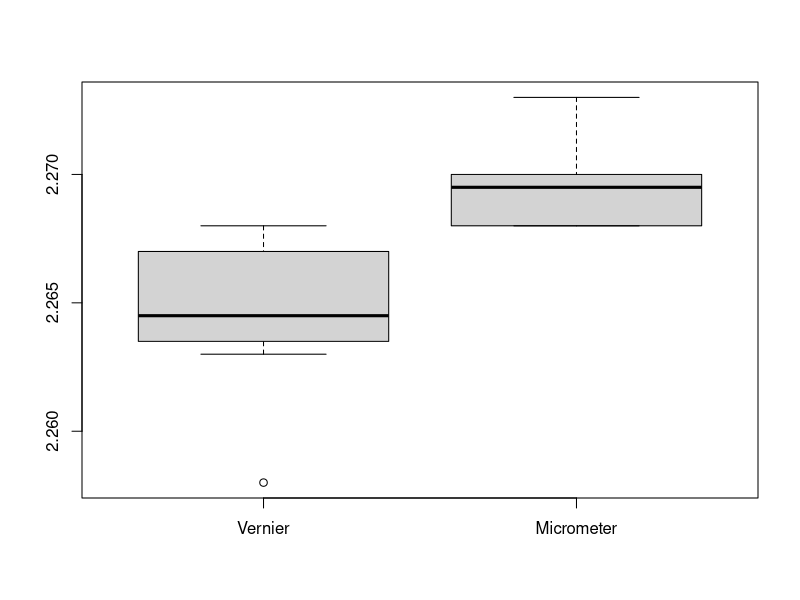

Reproduce this figure in R.
#' QUESTION 1
Vernier = c(2.265, 2.267, 2.264, 2.267, 2.268, 2.263, 2.264, 2.258)
Micrometer = c(2.270, 2.268, 2.269, 2.273, 2.270, 2.270, 2.268, 2.268)
#' Here, we have two measurements on the same entities (same cylinders), but with differing conditions (measurement tool).
#' Hence, these samples are paired samples.
#------------
#' AIM
#
#' We need to see if the change in the measurement tool causes significant change in the sample.
#' In other words, we want to use these samples to generalise (for the whole population of cylidrical rods) whether the measurements of vernier calliper and micrometer on the same entities are significantly different.
#-----------
#' CHECKING ASSUMPTIONS
#
#' Assumption 1...
shapiro.test(Vernier)
#' We have that p = 0.2393 > 0.05, hence hence the sample may be said to be taken from a normal distribution.
#
shapiro.test(Micrometer)
#' We have that p = 0.054 > 0.05, hence the sample may be said to be taken from a normal distribution.
#
#' Assumption 2...
#
#' Since the measurement of one cylindrical rod does not affect the measurement of another, we can say that each sample's each observation is independently taken.
#
#' Assumption 3...
#
#' Since the samples are taken from the same entities, and since both samples only differ in measurement tools and not in some quality affecting the entities, we may say that the variances of the populations of the samples are equal.
#' Verifying with f-test...
var.test(Vernier, Micrometer)
#' We see that p = 0.1204 > 0.05, hence we can say that the variances of the sample populations are similar enough to be considered equal.
#
#' Assumption 4...
#
boxplot(Vernier, Micrometer, names = c("Vernier", "Micrometer"), outline = TRUE)
#' There is only one outlier in Vernier sample...
#' We may proceed.
#
#------------
#'PAIRED T-TEST
t.test(Vernier, Micrometer, , paired = TRUE)
#' We see that p = 0.001565 < 0.05, hence we reject the null hypothesis that the sample populations are the same.
#' Hence we conclude that the sample populations are different.
#' Hence, we can say that the change in measurement tool from Vernier calliper to micrometer causes significant difference in measurement of cylidrical rods, in general.